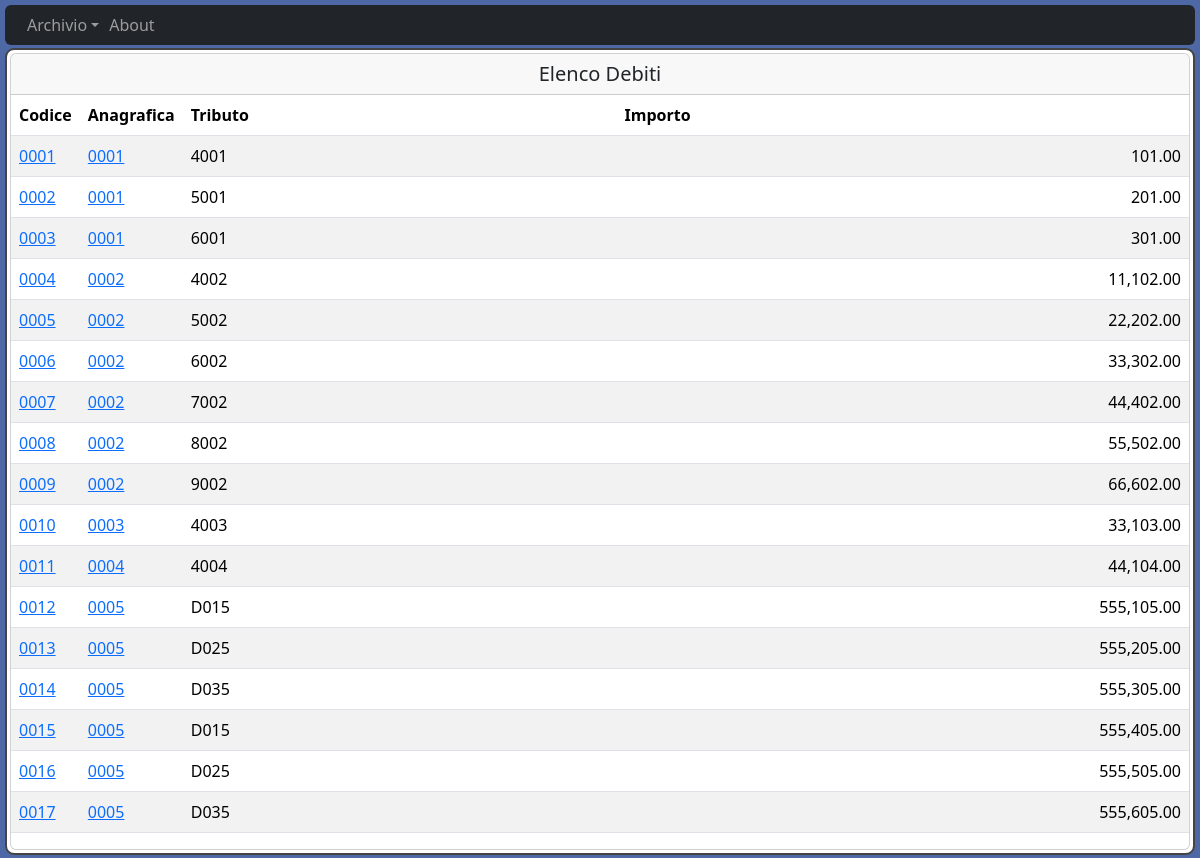
/deb/all, run on the app's committed database.
### models.py (models this page shows, shortened)
class Debito(db.Model):
    __tablename__ = "Debito"
    id = db.Column(db.Integer, primary_key=True)
    CreatedOn = db.Column(db.DateTime(), default=datetime.now)
    UpdatedOn = db.Column(db.DateTime(), default=datetime.now, onupdate=datetime.now)
    CodTrib = db.Column(db.String(80), unique=False, nullable=False)
    Importo = db.Column(db.Float(), unique=False, nullable=False)
    Anagrafica_id = db.Column(db.Integer, db.ForeignKey('Anagrafica.id'), nullable=False)

### app.py (the view)
@app.route('/deb/all')
def app_deb_all():
    return render_template('deb_all.html', Debiti=Debito.query.all())

### templates/deb_all.html
{% extends "layout.html" %}
{% block content %}
    <div class="content-section">
        <div class="card">
            <h5 class="card-header text-center font-weight-bold py-2">Elenco Debiti</h5>
            <table class="table table-striped"
            id="table"
            data-group-by="false"
            data-show-export="true"
            data-toggle="table"
            data-sortable="true"
            data-show-fullscreen="true"
            data-show-columns="true"
            data-show-columns-toggle-all="true"
            data-show-search-clear-button="true"
            data-search="true"
            data-show-toggle="true"
            data-show-button-icons="true"
            data-show-pagination-switch="true"
            data-pagination="false"
            data-page-size="20"
            data-show-extended-pagination="true"
            data-cookie="true"
            data-cookie-id-table="deb_all"
            data-reorderable-columns="false">
                <thead class="thead-dark">
                <tr>
                    <th data-sortable="true" data-field="id">Codice</th>
                    <th data-sortable="true" data-field="Anagrafica_id">Anagrafica</th>
                    <th data-sortable="true" data-field="CodTrib">Tributo</th>
                    <th data-sortable="true" data-field="Importo">Importo</th>
                </tr>
                </thead>
                <tbody id="maintable">
                {% for d in Debiti %}
                    <tr>
                        <td style="width: 5%"><a data-href="{{'%04d'|format(d.id)}}" href="/ana/{{ d.Anagrafica_id }}/deb/{{ d.id }}">{{ '%04d'|format(d.id) }}</a></td>
                        <td style="width: 5%"><a data-href="{{'%04d'|format(d.Anagrafica_id)}}" href="/ana/{{ d.Anagrafica_id }}">{{ '%04d'|format(d.Anagrafica_id) }}</a></td>
                        <td>{{ d.CodTrib }}</td>
                        <td style="text-align: right">{{ "{:,.2f}".format(d.Importo) }}</td>
                    </tr>
                {% endfor %}
                </tbody>
            </table>
        </div>
    </div>
{% endblock content %}

### templates/layout.html (shortened to what this page needs)
<!DOCTYPE html>
<html lang="it">
<head>
    <link href="https://cdn.jsdelivr.net/npm/bootstrap@5.3.2/dist/css/bootstrap.min.css" rel="stylesheet">
    <link rel="stylesheet" href="https://pro.fontawesome.com/releases/v5.10.0/css/all.css"/>
    <link rel="stylesheet" href="https://unpkg.com/bootstrap-table@1.22.2/dist/bootstrap-table.min.css">
    <link rel="stylesheet" type="text/css" href="{{ url_for('static', filename='main.css') }}">
 </head>
 <body>
     <header>
         <nav class="navbar-nav navbar-expand-md navbar-dark bg-dark rounded">
            <div class="container-fluid">
                <ul class="navbar-nav me-auto mb-2 mb-lg-0">
                    <li class="navbar-nav dropdown">
                        <a class="nav-link dropdown-toggle dropdown-toggle-spilt" href="#" role="button" data-bs-toggle="dropdown" aria-expanded="false">Archivio</a>
                        <a class="nav-item">
                            <a class="nav-link" href="/about">About</a>
                        </a>
                    </li>
                </ul>
            </div>
        </nav>
    </header>
    {% block content %}{% endblock %}
</body>
</html>

### static/main.css (style rules this page uses)
h1, h2, h3, h4, h5, h6 { color: #444444; }
.content-section { background: #ffffff; padding: 3px 3px; border: 2px solid #444444; border-radius: 9px; margin-bottom: 3px; margin-top: 3px; }
body { background: #4e68a6; color: #333333; margin-top: 5px; margin-left: 5px; margin-right: 5px; }
a.nav-link { padding-right: 5px; padding-left: 5px; margin-left: 10px; }

### data on the page
Debito: id "0001", Anagrafica_id "0001", CodTrib "4001", Importo "101.00"
Debito: id "0002", Anagrafica_id "0001", CodTrib "5001", Importo "201.00"
Debito: id "0003", Anagrafica_id "0001", CodTrib "6001", Importo "301.00"
Debito: id "0004", Anagrafica_id "0002", CodTrib "4002", Importo "11,102.00"
Debito: id "0005", Anagrafica_id "0002", CodTrib "5002", Importo "22,202.00"
Debito: id "0006", Anagrafica_id "0002", CodTrib "6002", Importo "33,302.00"
Debito: id "0007", Anagrafica_id "0002", CodTrib "7002", Importo "44,402.00"
Debito: id "0008", Anagrafica_id "0002", CodTrib "8002", Importo "55,502.00"
Debito: id "0009", Anagrafica_id "0002", CodTrib "9002", Importo "66,602.00"
Debito: id "0010", Anagrafica_id "0003", CodTrib "4003", Importo "33,103.00"
Debito: id "0011", Anagrafica_id "0004", CodTrib "4004", Importo "44,104.00"
Debito: id "0012", Anagrafica_id "0005", CodTrib "D015", Importo "555,105.00"
Debito: id "0013", Anagrafica_id "0005", CodTrib "D025", Importo "555,205.00"
Debito: id "0014", Anagrafica_id "0005", CodTrib "D035", Importo "555,305.00"
Debito: id "0015", Anagrafica_id "0005", CodTrib "D015", Importo "555,405.00"
Debito: id "0016", Anagrafica_id "0005", CodTrib "D025", Importo "555,505.00"
Debito: id "0017", Anagrafica_id "0005", CodTrib "D035", Importo "555,605.00"
